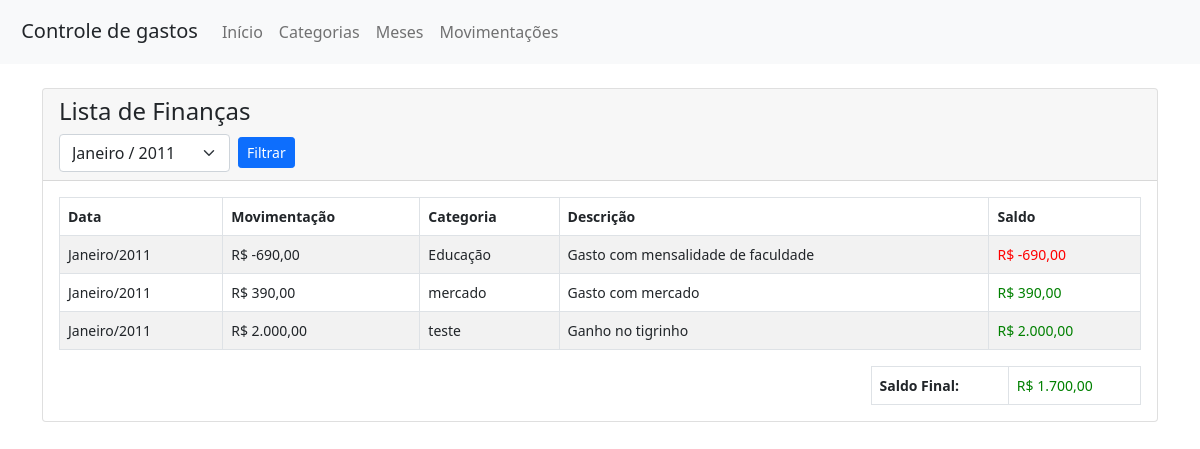
The page /index.php?filtro_mes=1 on the database its author committed.
### tables this page shows
CREATE TABLE `movimentacoes` (
  `id` bigint(20) NOT NULL,
  `data` int(11) NOT NULL,
  `valor` decimal(8,2) NOT NULL,
  `id_categoria` int(11) NOT NULL,
  `descricao` varchar(255) NOT NULL
);

CREATE TABLE `meses` (
  `id_mes` int(11) NOT NULL,
  `nome_mes` varchar(20) NOT NULL,
  `ano` int(11) NOT NULL
);

CREATE TABLE `lista_categoria` (
  `id_categoria` int(20) NOT NULL,
  `nome_categoria` varchar(150) NOT NULL,
  `gasto_categoria` decimal(10,2) NOT NULL,
  `numero_categoria` int(20) NOT NULL
);

### index.php (the view, shortened to what this page needs)
<?php
require_once('conexao.php');
$sql = 'SELECT mov.*, mes.nome_mes, mes.ano, cat.nome_categoria FROM movimentacoes mov
        JOIN meses mes ON mov.data = mes.id_mes
        JOIN lista_categoria cat ON cat.id_categoria = mov.id_categoria';
$sqlMeses = "SELECT * FROM meses ORDER BY ano, id_mes";
$queryMeses = mysqli_query($conn, $sqlMeses);
if (isset($_GET['filtro_mes']) && !empty($_GET['filtro_mes'])) {
    $filtroMes = $_GET['filtro_mes'];
} else {
    $filtroMes = null;
}
if ($filtroMes) {
    $sql .= " WHERE mes.id_mes = " . intval($filtroMes);
}
$movimentacoes = mysqli_query($conn, $sql);
$saldo = 0;
?>
<!DOCTYPE html>
<html lang="pt-br">
<head>
    <link href="https://cdn.jsdelivr.net/npm/bootstrap@5.0.2/dist/css/bootstrap.min.css" rel="stylesheet">
    <link rel="stylesheet" href="https://cdn.jsdelivr.net/npm/bootstrap-icons@1.11.3/font/bootstrap-icons.min.css">
    <link rel="stylesheet" href="./src/style.css">
</head>
<body>
    <?php include 'navbar.php'; ?>
    <div class="container mt-4">
        <div class="row">
            <div class="col-md-12">
                <div class="card">
                    <div class="card-header">
                        <h4 class="d-inline-flex">Lista de Finanças</h4>
                        <form method="GET" class="d-flex align-items-center">
                            <select name="filtro_mes" class="form-select me-2" style="width: auto;">
                                <?php foreach ($queryMeses as $mes): ?>
                                    <option value="<?= $mes['id_mes']; ?>" <?php if ($filtroMes == $mes['id_mes']) {
                                                                                echo 'selected';
                                                                            } ?>>
                                        <?= $meses[$mes['nome_mes']] . ' / ' . $mes['ano']; ?>
                                    </option>
                                <?php endforeach; ?>
                            </select>
                            <button type="submit" class="btn btn-primary btn-sm">Filtrar</button>
                        </form>
                    </div>
                    <div class="card-body">
                        <table class="table table-bordered table-striped w-100 mb-3">
                            <thead>
                                <tr>
                                    <th>Data</th>
                                    <th>Movimentação</th>
                                    <th>Categoria</th>
                                    <th>Descrição</th>
                                    <th>Saldo</th>
                                </tr>
                            </thead>
                            <tbody>
                                <?php foreach ($movimentacoes as $movimentacao): ?>
                                    <tr>
                                        <td><?php echo $meses[$movimentacao['data']] . '/' . $movimentacao['ano']; ?></td>
                                        <td>R$ <?php echo number_format($movimentacao['valor'], 2, ',', '.'); ?></td>
                                        <td><?php echo $movimentacao['nome_categoria']; ?></td>
                                        <td><?php echo $movimentacao['descricao']; ?></td>
                                        <td class="<?php if ($movimentacao['valor'] > 0) {
                                                        echo 'green';
                                                    } elseif ($movimentacao['valor'] == 0) {
                                                        echo 'yellow';
                                                    } else {
                                                        echo 'red';
                                                    }; ?>">
                                            R$ <?php echo number_format($movimentacao['valor'], 2, ',', '.'); ?>
                                        </td>
                                    </tr>
                                    <?php $saldo += $movimentacao['valor']; ?>
                                <?php endforeach; ?>
                            </tbody>
                        </table>
                        <table class="table table-bordered table-striped w-25 float-end">
                            <thead>
                                <tr>
                                    <th>Saldo Final:</th>
                                    <td class="<?php if ($saldo > 0) {
                                                    echo 'green';
                                                } elseif ($saldo == 0) {
                                                    echo 'yellow';
                                                } else {
                                                    echo 'red';
                                                }
                                                ?>">
                                        R$ <?php echo number_format($saldo, 2, ',', '.'); ?>
                                    </td>
                                </tr>
                            </thead>
                        </table>
                    </div>
                </div>
            </div>
        </div>
    </div>
</body>
</html>

### src/style.css (style rules this page uses)
.table { width: 60%; margin: 0%; font-size: 14px; }
.table td, .table th { padding: 8px; / }
.green { color: green; }
.red { color: red; }

### rows shown on the page
movimentacoes: data "Janeiro", data.ano "2011", valor "-690,00", id_categoria.nome_categoria "Educação", descricao "Gasto com mensalidade de faculdade"
movimentacoes: data "Janeiro", data.ano "2011", valor "390,00", id_categoria.nome_categoria "mercado", descricao "Gasto com mercado"
movimentacoes: data "Janeiro", data.ano "2011", valor "2.000,00", id_categoria.nome_categoria "teste", descricao "Ganho no tigrinho"

### other values the page prints
$saldo "1.700,00"
form field filtro_mes "Janeiro / 2011"
